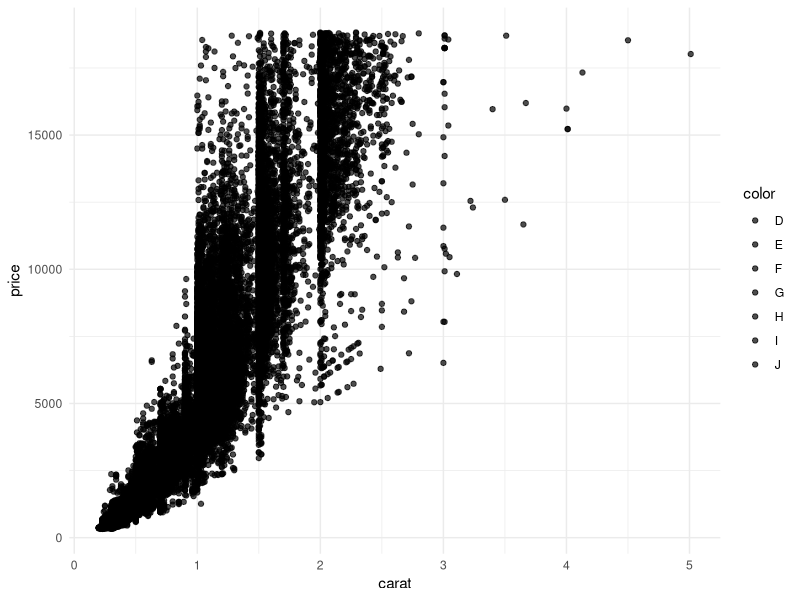

Write the R code that produced this figure.
## ---- chunk 1
### In this code chunk, start with the diamonds dataset (built in to
### ggplot2 package) and create a plot of price vs. carat (or some other
### variables of your choice)


library(tidyverse)

df <- diamonds

ggplot(diamonds,aes(x=carat,y=price,fill=color)) +
  geom_point(alpha=0.7) +
  theme_minimal()

## ---- chunk 2
### In this code chunk, start with the diamonds dataset (built in to
### ggplot2 package) and create a subset based on filtering, e.g., 
### size greater than 1 carat or cut is "Ideal"

library(ggplot2)
library(tidyverse)
diamonds_df <- diamonds |>
  filter(cut == "Ideal")




## ---- chunk 3
### Both partners - delete this comment, then write some code here
### to plot, summarize, calculate something simple using the diamonds
### dataset.


## ---- chunk 4
### Both partners - delete this comment, then write some code here
### to plot, summarize, calculate something simple using the diamonds
### dataset.


